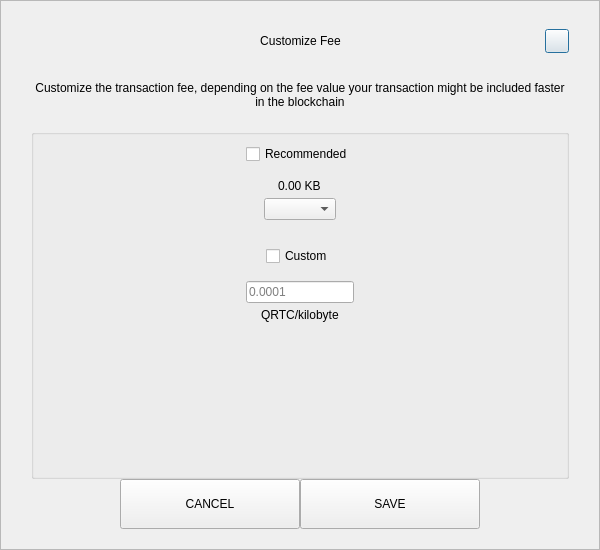
<?xml version="1.0" encoding="UTF-8"?>
<ui version="4.0">
 <class>SendCustomFeeDialog</class>
 <widget class="QDialog" name="SendCustomFeeDialog">
  <property name="geometry">
   <rect>
    <x>0</x>
    <y>0</y>
    <width>600</width>
    <height>550</height>
   </rect>
  </property>
  <property name="windowTitle">
   <string>Form</string>
  </property>
  <layout class="QVBoxLayout" name="verticalLayout_3">
   <property name="spacing">
    <number>0</number>
   </property>
   <property name="leftMargin">
    <number>0</number>
   </property>
   <property name="topMargin">
    <number>0</number>
   </property>
   <property name="rightMargin">
    <number>0</number>
   </property>
   <property name="bottomMargin">
    <number>0</number>
   </property>
   <item>
    <widget class="QFrame" name="frame">
     <property name="styleSheet">
      <string notr="true"/>
     </property>
     <property name="frameShape">
      <enum>QFrame::StyledPanel</enum>
     </property>
     <property name="frameShadow">
      <enum>QFrame::Raised</enum>
     </property>
     <layout class="QVBoxLayout" name="verticalLayout_2">
      <property name="spacing">
       <number>0</number>
      </property>
      <property name="leftMargin">
       <number>30</number>
      </property>
      <property name="topMargin">
       <number>20</number>
      </property>
      <property name="rightMargin">
       <number>30</number>
      </property>
      <property name="bottomMargin">
       <number>20</number>
      </property>
      <item>
       <layout class="QHBoxLayout" name="horizontalLayout_3">
        <property name="spacing">
         <number>0</number>
        </property>
        <item>
         <spacer name="horizontalSpacer_21">
          <property name="orientation">
           <enum>Qt::Horizontal</enum>
          </property>
          <property name="sizeHint" stdset="0">
           <size>
            <width>40</width>
            <height>20</height>
           </size>
          </property>
         </spacer>
        </item>
        <item>
         <widget class="QLabel" name="labelTitle">
          <property name="minimumSize">
           <size>
            <width>0</width>
            <height>40</height>
           </size>
          </property>
          <property name="maximumSize">
           <size>
            <width>16777215</width>
            <height>40</height>
           </size>
          </property>
          <property name="styleSheet">
           <string notr="true">padding-left:24px;</string>
          </property>
          <property name="text">
           <string>Customize Fee</string>
          </property>
          <property name="alignment">
           <set>Qt::AlignCenter</set>
          </property>
          <property name="margin">
           <number>7</number>
          </property>
         </widget>
        </item>
        <item>
         <spacer name="horizontalSpacer">
          <property name="orientation">
           <enum>Qt::Horizontal</enum>
          </property>
          <property name="sizeHint" stdset="0">
           <size>
            <width>40</width>
            <height>20</height>
           </size>
          </property>
         </spacer>
        </item>
        <item>
         <widget class="QPushButton" name="btnEsc">
          <property name="minimumSize">
           <size>
            <width>24</width>
            <height>24</height>
           </size>
          </property>
          <property name="maximumSize">
           <size>
            <width>24</width>
            <height>24</height>
           </size>
          </property>
          <property name="text">
           <string/>
          </property>
         </widget>
        </item>
       </layout>
      </item>
      <item>
       <spacer name="verticalSpacer_2">
        <property name="orientation">
         <enum>Qt::Vertical</enum>
        </property>
        <property name="sizeType">
         <enum>QSizePolicy::Fixed</enum>
        </property>
        <property name="sizeHint" stdset="0">
         <size>
          <width>20</width>
          <height>20</height>
         </size>
        </property>
       </spacer>
      </item>
      <item>
       <widget class="QLabel" name="labelMessage">
        <property name="text">
         <string>Customize the transaction fee, depending on the fee value your transaction might be included faster in the blockchain</string>
        </property>
        <property name="alignment">
         <set>Qt::AlignCenter</set>
        </property>
        <property name="wordWrap">
         <bool>true</bool>
        </property>
       </widget>
      </item>
      <item>
       <spacer name="verticalSpacer_3">
        <property name="orientation">
         <enum>Qt::Vertical</enum>
        </property>
        <property name="sizeType">
         <enum>QSizePolicy::Fixed</enum>
        </property>
        <property name="sizeHint" stdset="0">
         <size>
          <width>20</width>
          <height>20</height>
         </size>
        </property>
       </spacer>
      </item>
      <item>
       <widget class="QGroupBox" name="groupBox">
        <property name="title">
         <string/>
        </property>
        <layout class="QVBoxLayout" name="verticalLayout">
         <property name="leftMargin">
          <number>12</number>
         </property>
         <property name="rightMargin">
          <number>12</number>
         </property>
         <item>
          <layout class="QVBoxLayout" name="verticalLayout_4">
           <property name="spacing">
            <number>5</number>
           </property>
           <item alignment="Qt::AlignHCenter">
            <widget class="QCheckBox" name="checkBoxRecommended">
             <property name="text">
              <string>Recommended</string>
             </property>
            </widget>
           </item>
           <item>
            <spacer name="verticalSpacer_5">
             <property name="orientation">
              <enum>Qt::Vertical</enum>
             </property>
             <property name="sizeType">
              <enum>QSizePolicy::Fixed</enum>
             </property>
             <property name="sizeHint" stdset="0">
              <size>
               <width>20</width>
               <height>10</height>
              </size>
             </property>
            </spacer>
           </item>
           <item alignment="Qt::AlignHCenter">
            <widget class="QLabel" name="labelFee">
             <property name="text">
              <string>0.00 KB</string>
             </property>
            </widget>
           </item>
           <item alignment="Qt::AlignHCenter">
            <widget class="QComboBox" name="comboBoxRecommended"/>
           </item>
          </layout>
         </item>
         <item>
          <spacer name="verticalSpacer">
           <property name="orientation">
            <enum>Qt::Vertical</enum>
           </property>
           <property name="sizeType">
            <enum>QSizePolicy::Fixed</enum>
           </property>
           <property name="sizeHint" stdset="0">
            <size>
             <width>20</width>
             <height>20</height>
            </size>
           </property>
          </spacer>
         </item>
         <item>
          <layout class="QVBoxLayout" name="verticalLayout_5">
           <property name="spacing">
            <number>5</number>
           </property>
           <item alignment="Qt::AlignHCenter">
            <widget class="QCheckBox" name="checkBoxCustom">
             <property name="text">
              <string>Custom</string>
             </property>
            </widget>
           </item>
           <item>
            <spacer name="verticalSpacer_6">
             <property name="orientation">
              <enum>Qt::Vertical</enum>
             </property>
             <property name="sizeType">
              <enum>QSizePolicy::Fixed</enum>
             </property>
             <property name="sizeHint" stdset="0">
              <size>
               <width>20</width>
               <height>10</height>
              </size>
             </property>
            </spacer>
           </item>
           <item alignment="Qt::AlignHCenter">
            <widget class="QLineEdit" name="lineEditCustomFee">
             <property name="placeholderText">
              <string notr="true">0.0001</string>
             </property>
            </widget>
           </item>
           <item alignment="Qt::AlignHCenter">
            <widget class="QLabel" name="labelCustomFee">
             <property name="text">
              <string>QRTC/kilobyte</string>
             </property>
            </widget>
           </item>
          </layout>
         </item>
         <item>
          <spacer name="verticalSpacer_4">
           <property name="orientation">
            <enum>Qt::Vertical</enum>
           </property>
           <property name="sizeHint" stdset="0">
            <size>
             <width>20</width>
             <height>40</height>
            </size>
           </property>
          </spacer>
         </item>
        </layout>
       </widget>
      </item>
      <item>
       <layout class="QHBoxLayout" name="horizontalLayout" stretch="1,2,2,1">
        <item>
         <spacer name="horizontalSpacer1">
          <property name="orientation">
           <enum>Qt::Horizontal</enum>
          </property>
          <property name="sizeHint" stdset="0">
           <size>
            <width>40</width>
            <height>20</height>
           </size>
          </property>
         </spacer>
        </item>
        <item>
         <widget class="QPushButton" name="btnCancel">
          <property name="minimumSize">
           <size>
            <width>180</width>
            <height>50</height>
           </size>
          </property>
          <property name="focusPolicy">
           <enum>Qt::NoFocus</enum>
          </property>
          <property name="text">
           <string>CANCEL</string>
          </property>
         </widget>
        </item>
        <item>
         <widget class="QPushButton" name="btnSave">
          <property name="minimumSize">
           <size>
            <width>180</width>
            <height>50</height>
           </size>
          </property>
          <property name="focusPolicy">
           <enum>Qt::NoFocus</enum>
          </property>
          <property name="text">
           <string>SAVE</string>
          </property>
         </widget>
        </item>
        <item>
         <spacer name="horizontalSpacer_2">
          <property name="orientation">
           <enum>Qt::Horizontal</enum>
          </property>
          <property name="sizeHint" stdset="0">
           <size>
            <width>40</width>
            <height>20</height>
           </size>
          </property>
         </spacer>
        </item>
       </layout>
      </item>
     </layout>
    </widget>
   </item>
  </layout>
 </widget>
 <resources/>
 <connections/>
</ui>
